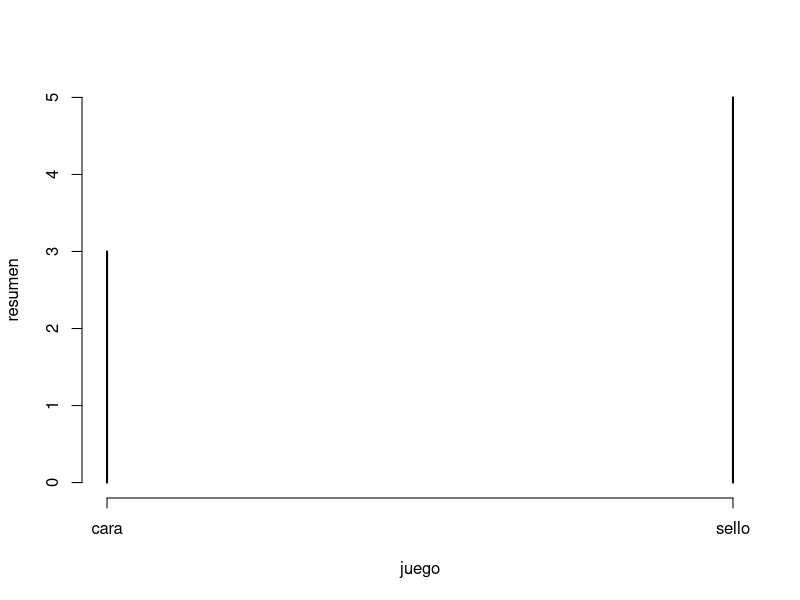
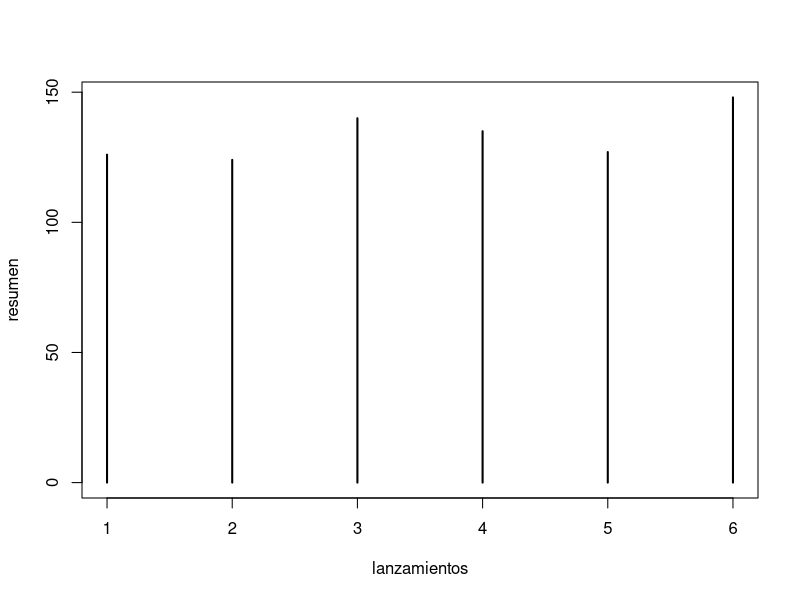
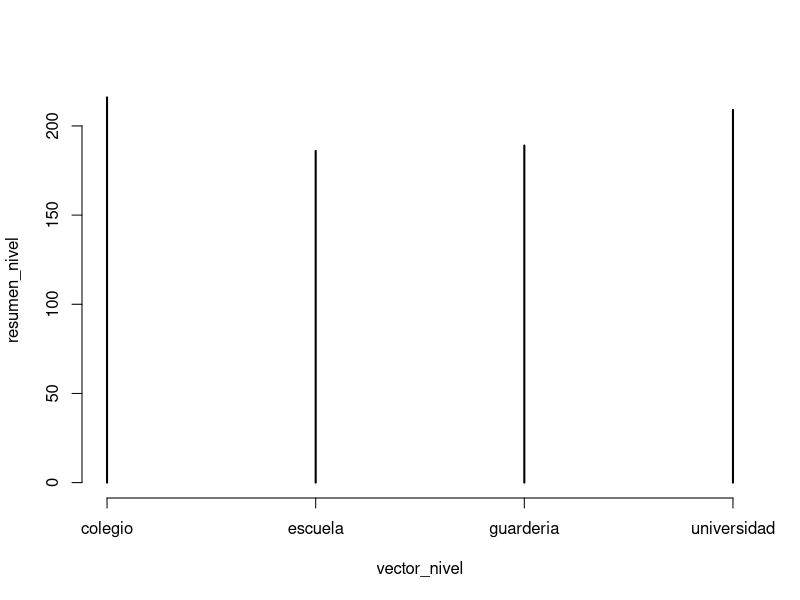

Here is the R script that generated these plots, in order: (Note: this script raises an error after producing the figures.)

# Script de mi clase 2 ----------------------------------------------------

# Crear un dado:

dado <- c(1,2,3,4,5,6)

# Equivale a:

dado <- 1:6


# Lanzar una vez mi dado:

sample(x = dado,size = 1)

# Lanzar dos veces mi dado:

sample(x = dado,size = 2)

# Por default el R hace un muestreo sin reposición.
sample(x = dado,
       size = 4,
       replace = FALSE)

# Una moneda:

moneda <- c("cara","sello")

# Por default el R hace un muestreo con reposición.

# Estoy lanzando la moneda 8 veces:

juego <- sample(x = moneda,
       size = 8,
       replace = T)

resumen <- table(juego)

plot(resumen)

# Urna con pelotas de colores, va a generar 200 pelotitas que pueden ser rojas, 
# verdes o blancas



# Te vas a imaginar que estas en la Av. Eloy Alfaro, de 500 carros: chevrolet, mazda, u honda

# 

# Voy a lanzar el dado 800 veces:

lanzamientos <- sample(x = dado,size = 800,replace = T)
# Lanzamiento es un atomico numerico
class(lanzamientos)

summary(lanzamientos)

resumen <- table(lanzamientos)
# Es un elemento table
class(resumen)

attributes(lanzamientos)

attributes(resumen)

plot(resumen)

# Instalar el tidyverse ---------------------------------------------------

install.packages("tidyverse")

c(20,25,21,0,NA)

Sys.getlocale()

vector_fechas <- c("2022-02-30","2022-05-24","2022-12-24")

vector_fechas2 <- as.Date(vector_fechas,"%Y-%m-%d")

class(vector_fechas2)

attributes(vector_fechas2)

z <- strptime("20/2/06 11:16:16.683", "%d/%m/%y %H:%M:%OS")
z # prints without fractional seconds
op <- options(digits.secs = 3)
z


now_ct <-as.POSIXct("2022-06-11 09:25",tz ="UTC")

structure(now_ct, tzone ="Asia/Tokyo")

class(now_ct)

attributes(now_ct)

niveles <- c("guarderia","escuela","colegio","universidad")

class(niveles)

sort(niveles)

vector_nivel <- sample(niveles,size = 800,replace = T)

resumen_nivel <- table(vector_nivel)

plot(resumen_nivel)

plot(vector_nivel)

niveles_factor <- factor(vector_nivel,levels = niveles)

resumen_nivel_f <- table(niveles_factor)

plot(resumen_nivel_f)

plot(niveles_factor)


metadatos <- list("35 mb",           #caracter: tamaño de la base
                  1:200,             #enteros: índice de filas
                  c(TRUE, FALSE),    #lógico
                  (1:4)/2,           #numérico decimal
                  as.Date("03/07/2020", 
                          format="%d/%m/%y"))    #fecha


attributes(niveles_factor)

metadatos

metadatos2 <- list(`tamaño de la base`="35 mb",          
                   `fecha descarga`=as.Date("03/07/2020", 
                                            format="%d/%m/%y"))

metadatos2 <- list(size_table="35 mb",          
                   fecha_descarga =as.Date("03/07/2020", 
                                            format="%d/%m/%y"),
                   c(1,2,4))

metadatos[[1]]

metadatos[1]

metadatos2$size_table

attributes(iris)

iris$Sepal.Length

iris[,2]

iris[1,]

iris$columna_de_ochos <- c(1,2)

iris$columna_dados <- sample(dado,150,replace = T)
